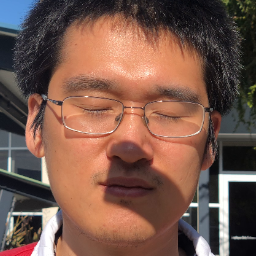
#> input picture images/9162-021.png, 256 x 256 px; its folder holds 4 pictures in this run
$ jupyter execute --allow-errors classical.ipynb   (shell and % lines are left out)
#> lines starting #> are read from the running program, lines starting #| are printed output that depends on the picture
[cell 1]
import numpy as np
import matplotlib.pyplot as plt
import cv2
import mediapipe as mp
import os
import urllib.request as urlreq
import skimage
from skimage.transform import PiecewiseAffineTransform, warp
from skimage.color import label2rgb
import json
import sklearn.mixture
import pickle as pkl
import torch
!cd patchmatch && make
from patchmatch import patch_match
from PIL import Image
from matplotlib.colors import ListedColormap

[cell 2]
uv_path = "uv_map.json" #taken from https://github.com/spite/FaceMeshFaceGeometry/blob/353ee557bec1c8b55a5e46daf785b57df819812c/js/geometry.js
#> (the rest of this cell did not finish here and is left out)

[cell 3]
n = 1
all_images = [(plt.imread(os.path.join("../images", path)) * 255).astype(np.uint8) for path in sorted(os.listdir("../images")) if path.endswith(".png")][:n]
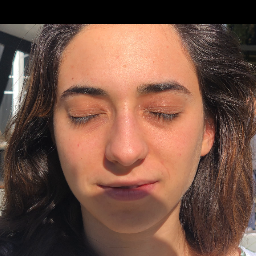
#> input picture images/9165-006.png, 256 x 256 px
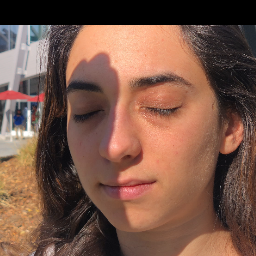
#> input picture images/9166-030.png, 256 x 256 px
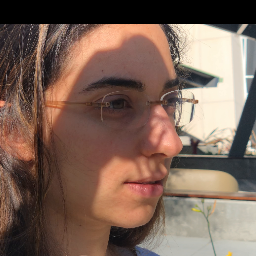
#> input picture images/9167-028.png, 256 x 256 px
#> (the rest of this cell did not finish here and is left out)
